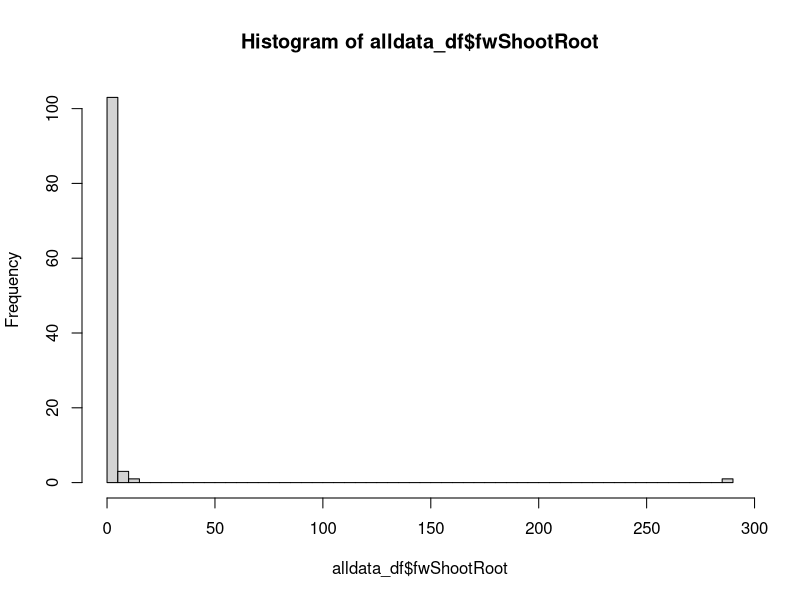
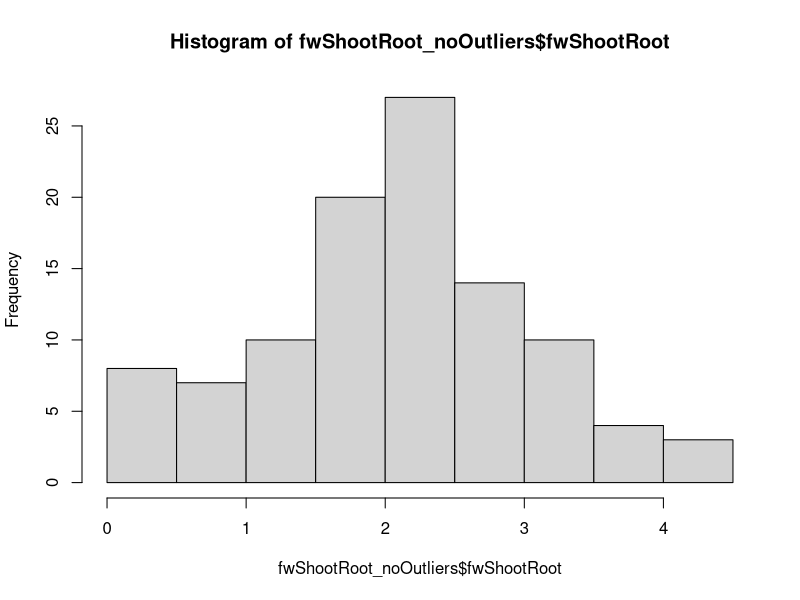
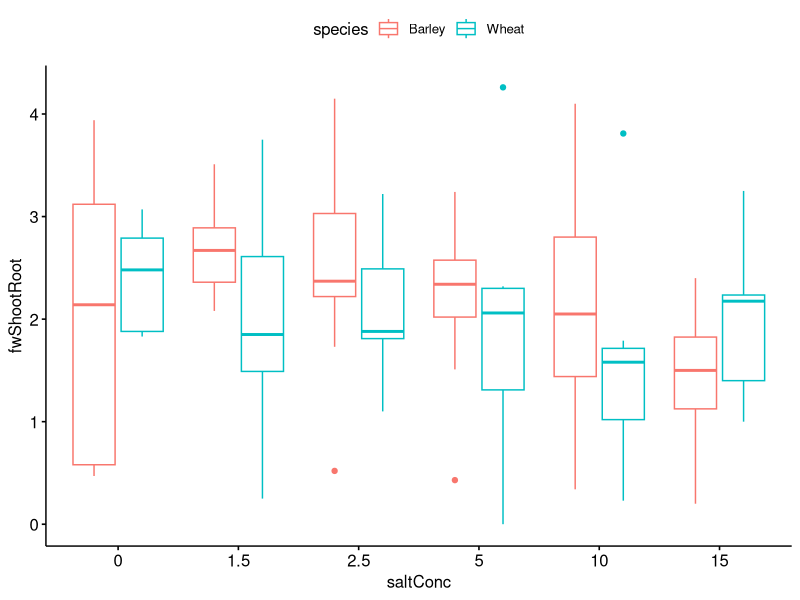
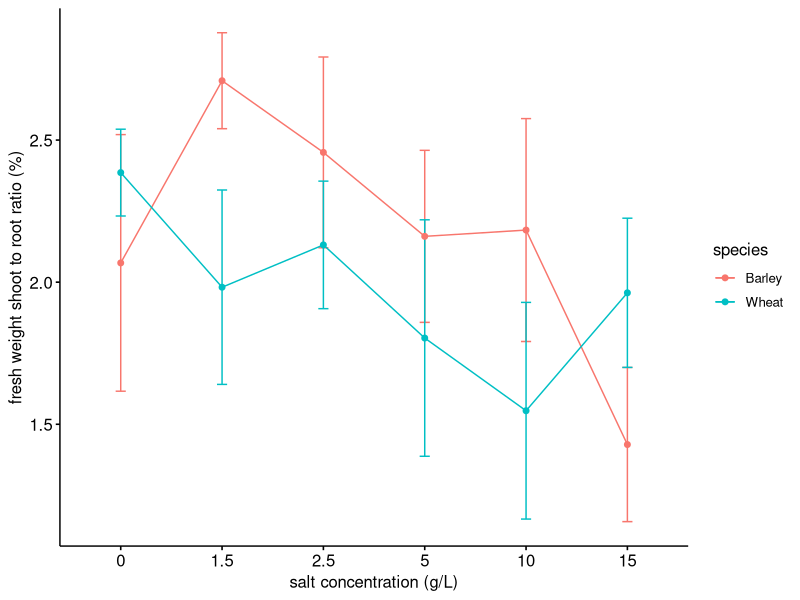
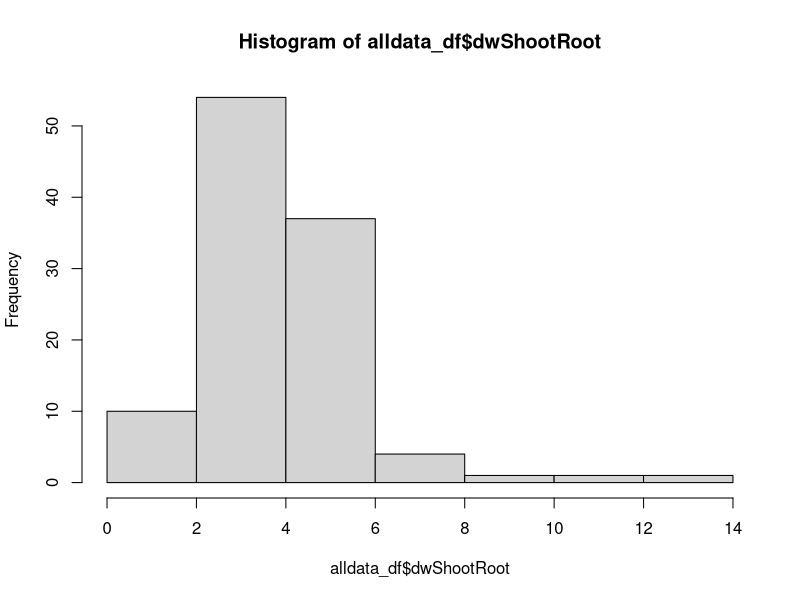
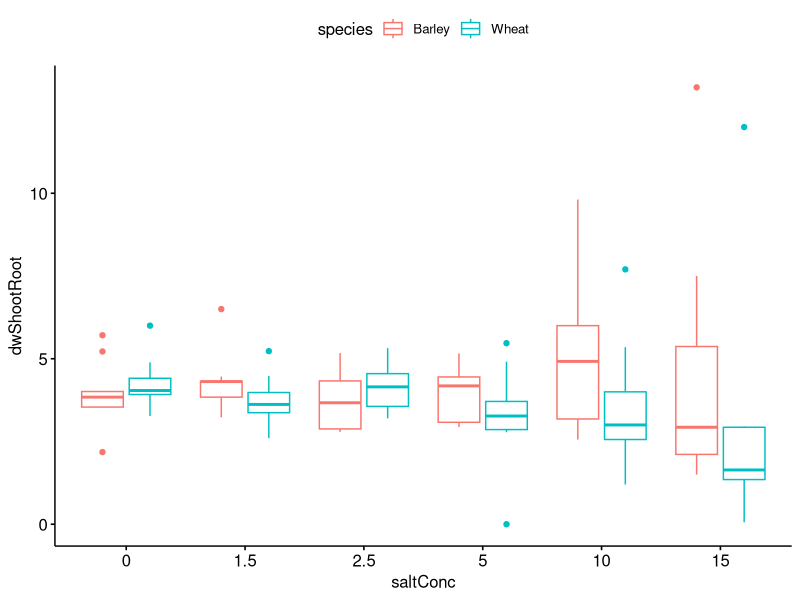
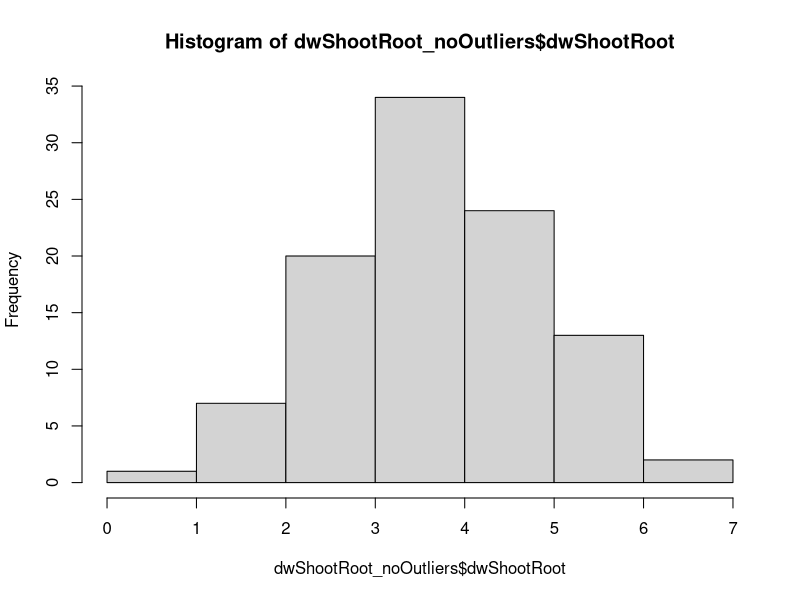
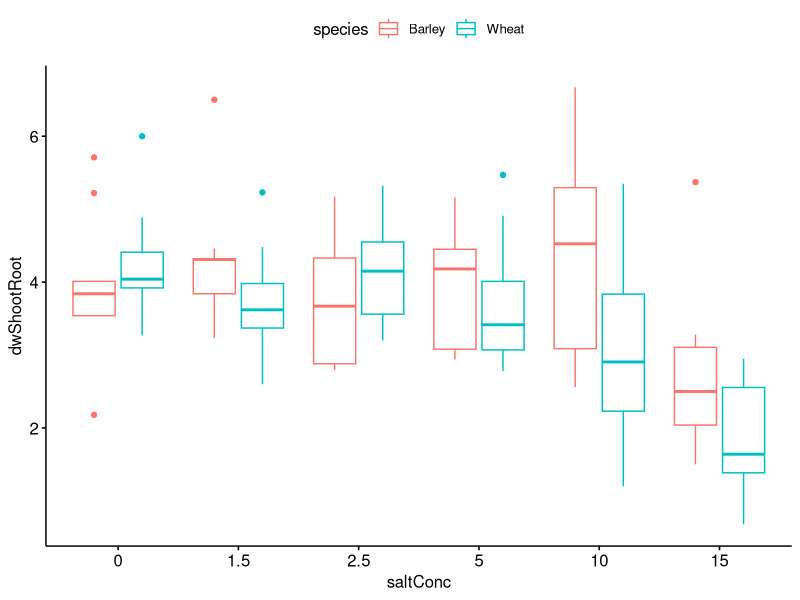

Reproduce these figures in R, in order.
# ******************************************************************************

###                     Rex and Sof's Salinity Workshop                      ###

# ******************************************************************************

# ******************************************************************************

# Salinity Data Analysis continued ----------------

# ******************************************************************************

### PLEASE NOTE THAT USING THIS CODE WILL VOID YOUR CHANCE AT GETTING AN HD FOR 
### THIS PART OF THE ASSIGNMENT

# first, we're going to clear the data from our global environment, so we have a 
# fresh start

rm(list = ls())

# and load our libraries
library(ggpubr)
library(dplyr)
library(car)

# Let's import our data

all_data <- na.omit(data.frame(read.csv("2022_data.csv")))  
# read.csv will import the data from our working directory
head(all_data) 
# note that we now have all_data in our global environment, which is 108 observations 
# of 20 variables
# the name of our species column is a little weird, so lets sort that out:
names(all_data)[1] <- 'species'
# and we can check that everything looks as we expect it to:
str(all_data)


# Let's assign all of the variables we're going to use to their own object. 
species <- all_data$species
saltConc <- as.character(all_data$salt_conc) 
fwShootRoot <- all_data$fw_shoot_root_ratio
dwShootRoot <- all_data$dw_shoot_root_ratio
shootMoist <- all_data$shoot_moisture
rootMoist <- all_data$root_moisture
totMoist <- all_data$total_moisture

alldata_df <- cbind.data.frame(species, saltConc, fwShootRoot, dwShootRoot, 
                               shootMoist, rootMoist, totMoist)

# check all is as we expect:
str(alldata_df)

# Fresh weight root to shoot ratio ----------------------------------

### Assumption 1: data are normally distributed
shapiro.test(alldata_df$fwShootRoot)

hist(alldata_df$fwShootRoot, breaks = 100)

# woah, something whacky is happening here. Let's open our data and have a look
# what can you see is wrong? we need to remove some outliers

# first, we work out what our first and third quartiles are for our data:
quartiles <- quantile(alldata_df$fwShootRoot, probs=c(.25, .75), na.rm = FALSE) 
# and determine the interquartile range (IQR)
IQR <- IQR(alldata_df$fwShootRoot)

# Then we find our lower and upper limits:
Lower <- quartiles[1] - 1.5*IQR
Upper <- quartiles[2] + 1.5*IQR 

# and reassign any data above the lower threshold and below the upper threshold to a new dataframe, 
# which we will use for the analysis.
fwShootRoot_noOutliers <- filter(alldata_df, fwShootRoot > Lower & fwShootRoot < Upper )

# After relevant outliers are removed, we can then re-test for normality using our Shapiro-Wilk tests.
shapiro.test(fwShootRoot_noOutliers$fwShootRoot)

# much better
hist(fwShootRoot_noOutliers$fwShootRoot)

ggboxplot(fwShootRoot_noOutliers, x = "saltConc", y = "fwShootRoot", color = "species")

table(fwShootRoot_noOutliers$species, fwShootRoot_noOutliers$saltConc)

# looks pretty good. Let's proceed.

### Assumption 2: variances are homogeneous

library(car) # access the car package

leveneTest(fwShootRoot ~ species*saltConc, data = fwShootRoot_noOutliers)

### two-way ANOVA

fwShootRoot.aov <- aov(fwShootRoot ~ species * saltConc, data = fwShootRoot_noOutliers)
summary(fwShootRoot.aov)

# we can generate some summary statistics for our response data, depending on our two factors:
require("dplyr")
group_by(fwShootRoot_noOutliers, species, saltConc) %>%
  summarise(count = n(),mean = mean(fwShootRoot, na.rm = TRUE),
            sd = sd(fwShootRoot, na.rm = TRUE))

# post-hoc test

TukeyHSD(fwShootRoot.aov, which = "saltConc")
# when interpreting the output, diff: difference between means of the two groups, 
# lwr & upr: the lower and the upper end point of the confidence interval at 95%, 
# p adj: p-value after adjustment for the multiple comparisons.


### let's graph it!

ggline(fwShootRoot_noOutliers, x = "saltConc", y = "fwShootRoot", color = "species",
       add = c("mean_se"),
       xlab = "salt concentration (g/L)",
       ylab = "fresh weight shoot to root ratio (%)",
       legend = "right")

# once we're happy with our plot, we click "export" and save it in our working folder.


# Dry weight root to shoot ratio ----------------------------------

### Assumption 1: data are normally distributed
shapiro.test(alldata_df$dwShootRoot)

hist(alldata_df$dwShootRoot)

ggboxplot(alldata_df, x = "saltConc", y = "dwShootRoot", color = "species")

# remove outliers

# first, we work out what our first and third quartiles are for our data:
quartiles <- quantile(alldata_df$dwShootRoot, probs=c(.25, .75), na.rm = FALSE) 
# and determine the interquartile range (IQR)
IQR <- IQR(alldata_df$dwShootRoot)

# Then we find our lower and upper limits:
Lower <- quartiles[1] - 1.5*IQR
Upper <- quartiles[2] + 1.5*IQR 

# and reassign any data above the lower threshold and below the upper threshold to a new dataframe, 
# which we will use for the analysis.
dwShootRoot_noOutliers <- filter(alldata_df, dwShootRoot > Lower & dwShootRoot < Upper )

# After relevant outliers are removed, we can then re-test for normality using our Shapiro-Wilk tests.
shapiro.test(dwShootRoot_noOutliers$dwShootRoot)

# much better
hist(dwShootRoot_noOutliers$dwShootRoot)

ggboxplot(dwShootRoot_noOutliers, x = "saltConc", y = "dwShootRoot", color = "species")

table(dwShootRoot_noOutliers$species, dwShootRoot_noOutliers$saltConc)


### Assumption 2: variances are homogeneous

leveneTest(dwShootRoot ~ species*saltConc, data = dwShootRoot_noOutliers)

### two-way ANOVA

dwShootRoot.aov <- aov(dwShootRoot ~ species * saltConc, data = dwShootRoot_noOutliers)
summary(dwShootRoot.aov)

# we can generate some summary statistics for our response data, depending on our two factors:

group_by(dwShootRoot_noOutliers, species, saltConc) %>%
  summarise(count = n(),mean = mean(dwShootRoot, na.rm = TRUE),
            sd = sd(dwShootRoot, na.rm = TRUE))

# post-hoc test

TukeyHSD(dwShootRoot.aov, which = "saltConc")
# when interpreting the output, diff: difference between means of the two groups, 
# lwr & upr: the lower and the upper end point of the confidence interval at 95%, 
# p adj: p-value after adjustment for the multiple comparisons.


### let's graph it!

ggline(dwShootRoot_noOutliers, x = "saltConc", y = "dwShootRoot", color = "species",
       add = c("mean_se"),
       xlab = "salt concentration (g/L)",
       ylab = "dry weight shoot to root ratio (%)",
       legend = "right")

# once we're happy with our plot, we click "export" and save it in our working folder.


# Shoot Moisture ----------------------------------

### Assumption 1: data are normally distributed
shapiro.test(alldata_df$shootMoist)

hist(alldata_df$shootMoist)

ggboxplot(alldata_df, x = "saltConc", y = "shootMoist", color = "species")

# remove outliers

# first, we work out what our first and third quartiles are for our data:
quartiles <- quantile(alldata_df$shootMoist, probs=c(.25, .75), na.rm = FALSE) 
# and determine the interquartile range (IQR)
IQR <- IQR(alldata_df$shootMoist)

# Then we find our lower and upper limits:
Lower <- quartiles[1] - 1.5*IQR
Upper <- quartiles[2] + 1.5*IQR 

# and reassign any data above the lower threshold and below the upper threshold to a new dataframe, 
# which we will use for the analysis.
shootMoist_noOutliers <- filter(alldata_df, shootMoist > Lower & shootMoist < Upper )

# After relevant outliers are removed, we can then re-test for normality using our Shapiro-Wilk tests.
shapiro.test(shootMoist_noOutliers$shootMoist)

# much better
hist(shootMoist_noOutliers$shootMoist)

ggboxplot(shootMoist_noOutliers, x = "saltConc", y = "shootMoist", color = "species")

table(shootMoist_noOutliers$species, shootMoist_noOutliers$saltConc)


### Assumption 2: variances are homogeneous

library(car) # access the car package

leveneTest(shootMoist ~ species*saltConc, data = shootMoist_noOutliers)


### two-way ANOVA

shootMoist.aov <- aov(shootMoist ~ species * saltConc, data = shootMoist_noOutliers)
summary(shootMoist.aov)

# summary statistics
group_by(shootMoist_noOutliers, species, saltConc) %>%
  summarise(count = n(),mean = mean(shootMoist, na.rm = TRUE),
            sd = sd(shootMoist, na.rm = TRUE))

# post-hoc test

TukeyHSD(shootMoist.aov, which = "saltConc")
# when interpreting the output, diff: difference between means of the two groups, 
# lwr & upr: the lower and the upper end point of the confidence interval at 95%, 
# p adj: p-value after adjustment for the multiple comparisons.


### let's graph it!

ggline(shootMoist_noOutliers, x = "saltConc", y = "shootMoist", color = "species",
       add = c("mean_se"),
       xlab = "salt concentration (g/L)",
       ylab = "dry weight shoot to root ratio (%)",
       legend = "right")

# once we're happy with our plot, we click "export" and save it in our working folder.

# Root Moisture ----------------------------------

### Assumption 1: data are normally distributed
shapiro.test(alldata_df$rootMoist)

hist(alldata_df$rootMoist)

ggboxplot(alldata_df, x = "saltConc", y = "rootMoist", color = "species")

# remove outliers

# first, we work out what our first and third quartiles are for our data:
quartiles <- quantile(alldata_df$rootMoist, probs=c(.25, .75), na.rm = FALSE) 
# and determine the interquartile range (IQR)
IQR <- IQR(alldata_df$rootMoist)

# Then we find our lower and upper limits:
Lower <- quartiles[1] - 1.5*IQR
Upper <- quartiles[2] + 1.5*IQR 

# and reassign any data above the lower threshold and below the upper threshold to a new dataframe, 
# which we will use for the analysis.
rootMoist_noOutliers <- filter(alldata_df, rootMoist > Lower & rootMoist < Upper )

# After relevant outliers are removed, we can then re-test for normality using our Shapiro-Wilk tests.
shapiro.test(rootMoist_noOutliers$rootMoist)

# much better
hist(rootMoist_noOutliers$rootMoist)

ggboxplot(rootMoist_noOutliers, x = "saltConc", y = "rootMoist", color = "species")

table(rootMoist_noOutliers$species, rootMoist_noOutliers$saltConc)


### Assumption 2: variances are homogeneous

leveneTest(rootMoist ~ species*saltConc, data = rootMoist_noOutliers)


### two-way ANOVA

rootMoist.aov <- aov(rootMoist ~ species * saltConc, data = rootMoist_noOutliers)
summary(rootMoist.aov)

# we can generate some summary statistics for our response data, depending on our two factors:

group_by(rootMoist_noOutliers, species, saltConc) %>%
  summarise(count = n(),mean = mean(rootMoist, na.rm = TRUE),
            sd = sd(rootMoist, na.rm = TRUE))

# post-hoc test

TukeyHSD(rootMoist.aov, which = "saltConc")
# when interpreting the output, diff: difference between means of the two groups, 
# lwr & upr: the lower and the upper end point of the confidence interval at 95%, 
# p adj: p-value after adjustment for the multiple comparisons.


### let's graph it!

ggline(rootMoist_noOutliers, x = "saltConc", y = "rootMoist", color = "species",
       add = c("mean_se"),
       xlab = "salt concentration (g/L)",
       ylab = "dry weight shoot to root ratio (%)",
       legend = "right")

# once we're happy with our plot, we click "export" and save it in our working folder.

# Total Moisture ----------------------------------

### Assumption 1: data are normally distributed
shapiro.test(alldata_df$totMoist)

hist(alldata_df$totMoist)

ggboxplot(alldata_df, x = "saltConc", y = "totMoist", color = "species")

# remove outliers

# first, we work out what our first and third quartiles are for our data:
quartiles <- quantile(alldata_df$totMoist, probs=c(.25, .75), na.rm = FALSE) 
# and determine the interquartile range (IQR)
IQR <- IQR(alldata_df$totMoist)

# Then we find our lower and upper limits:
Lower <- quartiles[1] - 1.5*IQR
Upper <- quartiles[2] + 1.5*IQR 

# and reassign any data above the lower threshold and below the upper threshold to a new dataframe, 
# which we will use for the analysis.
totMoist_noOutliers <- filter(alldata_df, totMoist > Lower & totMoist < Upper )

# After relevant outliers are removed, we can then re-test for normality using our Shapiro-Wilk tests.
shapiro.test(totMoist_noOutliers$totMoist)

# much better
hist(totMoist_noOutliers$totMoist)

ggboxplot(totMoist_noOutliers, x = "saltConc", y = "totMoist", color = "species")

table(totMoist_noOutliers$species, totMoist_noOutliers$saltConc)


### Assumption 2: variances are homogeneous

leveneTest(totMoist ~ species*saltConc, data = totMoist_noOutliers)


### two-way ANOVA

totMoist.aov <- aov(totMoist ~ species * saltConc, data = totMoist_noOutliers)
summary(totMoist.aov)

# we can generate some summary statistics for our response data, depending on our two factors:
require("dplyr")
group_by(totMoist_noOutliers, species, saltConc) %>%
  summarise(count = n(),mean = mean(totMoist, na.rm = TRUE),
            sd = sd(totMoist, na.rm = TRUE))

# post-hoc test

TukeyHSD(totMoist.aov, which = "saltConc")
# when interpreting the output, diff: difference between means of the two groups, 
# lwr & upr: the lower and the upper end point of the confidence interval at 95%, 
# p adj: p-value after adjustment for the multiple comparisons.


### let's graph it!

ggline(totMoist_noOutliers, x = "saltConc", y = "totMoist", color = "species",
       add = c("mean_se"),
       xlab = "salt concentration (g/L)",
       ylab = "dry weight shoot to root ratio (%)",
       legend = "right")

# once we're happy with our plot, we click "export" and save it in our working folder.

### well done!
